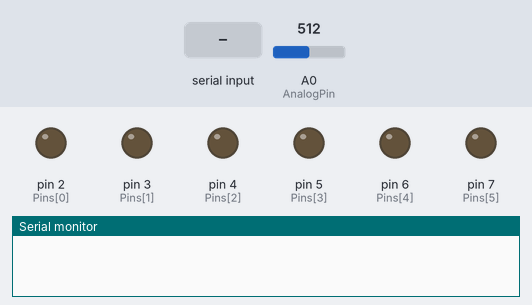
Bench run of a sketch on a simulated Arduino Uno, built with avr-gcc and run on an emulated ATmega328P. Parts: output pins drawn as LEDs (lit = HIGH), the last lines printed to the serial monitor. The test bench sets the inputs (shaded band); at power-on: A0 (AnalogPin) = 512.

Above: at 1.2 s.
1.3 s: "w" received over Serial
2.8 s: "w" received over Serial
At 3.5 s:
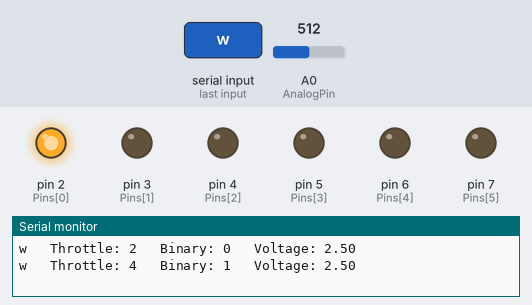
4.3 s: "s" received over Serial
At 4.6 s:
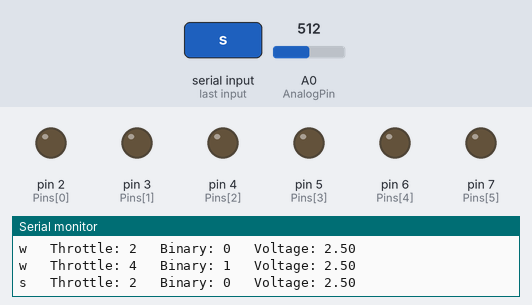
Timing chart, 0 to 7.3 s (numbered marks = the images above; inputs shaded):
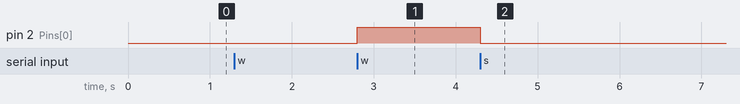

Measured:
- after the input at 2.8 s, pin 2 (Pins[0]): LOW → HIGH at once
- after the input at 4.3 s, pin 2 (Pins[0]): HIGH → LOW at once

The sketch:

r2r_test2.ino
```cpp
int Pins[] = {2,3,4,5,6,7};
byte counter = 0; // Binärzahl des 6-Bit-Zählers
int throttle = 0; // Gashebel in Prozent
int AnalogPin = 0;
char up_down;

void setup()
{
  for (int i =0;i<6;i++)
  {
    pinMode(Pins[i], OUTPUT);
  }
Serial.begin(9600);
}

void loop()
{
  if (Serial.available() > 0) {
                // read the incoming byte:
                up_down = Serial.read();
               // throttle = Serial.parseInt();

                if (up_down == 'w'){throttle = throttle+2;}
                if (up_down == 's'){throttle = throttle-2;}

                if (throttle > 100){throttle = 100;}
                if (throttle < 0) {throttle = 0;}


                counter = throttle*0.41;


                Serial.print(up_down);
                Serial.print("\t Throttle: ");
                Serial.print(throttle);
                Serial.print("\t Binary: ");
                Serial.print(counter);


                displayBinary(counter);

                float analog = analogRead(AnalogPin);
                Serial.print("\t Voltage: ");
                Serial.println(analog/204.6);
                }

// delay(10);

}

void displayBinary(byte numToShow)
{
  for (int i =0;i<6;i++)
  {
    if (bitRead(numToShow, i)==1)
    {
      digitalWrite(Pins[i], HIGH);
    }
    else
    {
      digitalWrite(Pins[i], LOW);
    }
  }

}
```
